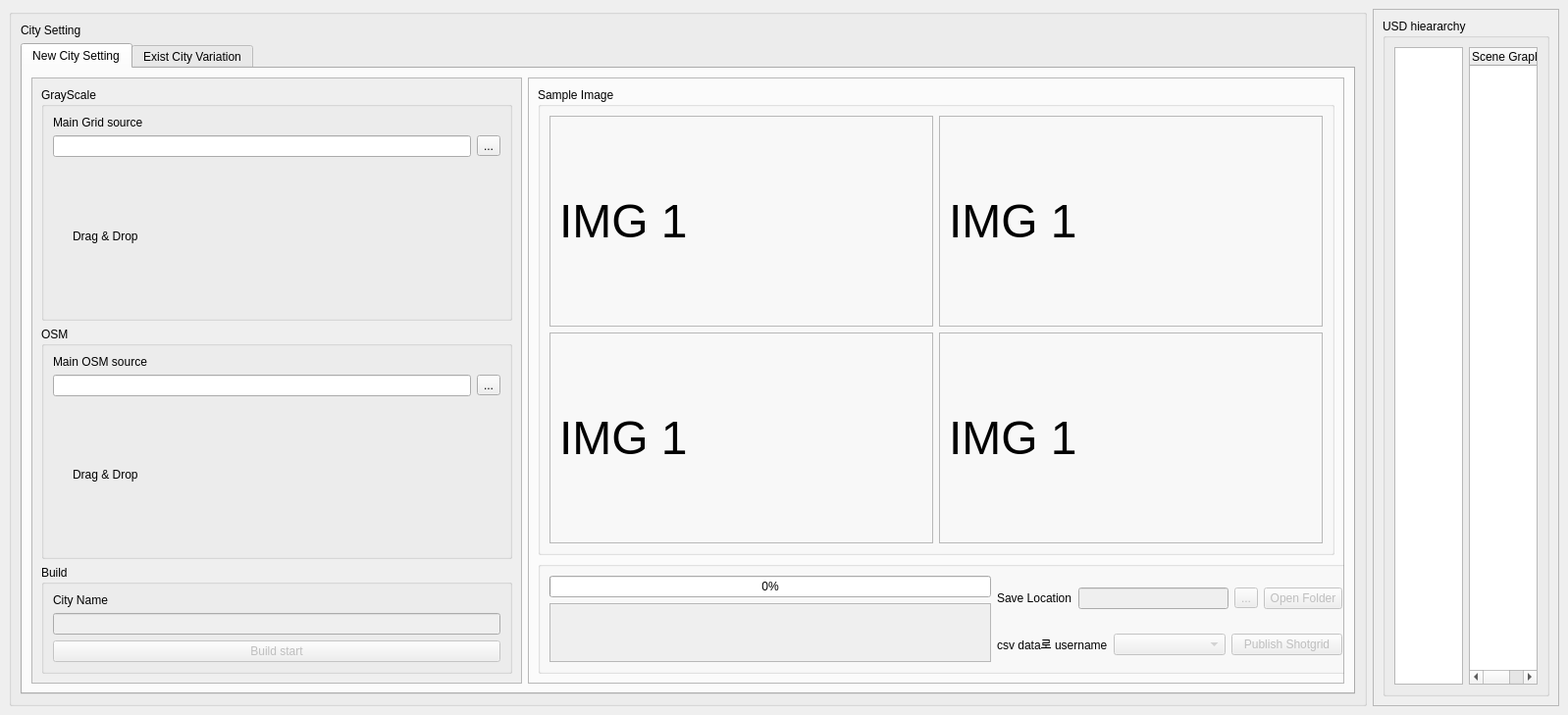
<?xml version="1.0" encoding="UTF-8"?>
<ui version="4.0">
 <class>MainWindow</class>
 <widget class="QMainWindow" name="MainWindow">
  <property name="geometry">
   <rect>
    <x>0</x>
    <y>0</y>
    <width>1574</width>
    <height>729</height>
   </rect>
  </property>
  <property name="windowTitle">
   <string>MainWindow</string>
  </property>
  <widget class="QWidget" name="centralwidget">
   <layout class="QGridLayout" name="gridLayout_5">
    <item row="0" column="0">
     <layout class="QVBoxLayout" name="verticalLayout">
      <item>
       <layout class="QHBoxLayout" name="horizontalLayout">
        <item>
         <widget class="QGroupBox" name="groupBox_9">
          <property name="title">
           <string/>
          </property>
          <layout class="QGridLayout" name="gridLayout_15">
           <item row="1" column="0">
            <widget class="QTabWidget" name="tabWidget">
             <property name="currentIndex">
              <number>0</number>
             </property>
             <widget class="QWidget" name="tab1">
              <attribute name="title">
               <string>New City Setting</string>
              </attribute>
              <layout class="QGridLayout" name="gridLayout_7">
               <item row="0" column="0">
                <widget class="QScrollArea" name="scrollArea">
                 <property name="minimumSize">
                  <size>
                   <width>500</width>
                   <height>0</height>
                  </size>
                 </property>
                 <property name="maximumSize">
                  <size>
                   <width>500</width>
                   <height>16777215</height>
                  </size>
                 </property>
                 <property name="widgetResizable">
                  <bool>true</bool>
                 </property>
                 <widget class="QWidget" name="scrollAreaWidgetContents">
                  <property name="geometry">
                   <rect>
                    <x>0</x>
                    <y>0</y>
                    <width>498</width>
                    <height>602</height>
                   </rect>
                  </property>
                  <layout class="QGridLayout" name="gridLayout_18">
                   <item row="0" column="0">
                    <widget class="QGroupBox" name="groupBox__grayscale">
                     <property name="title">
                      <string>GrayScale</string>
                     </property>
                     <layout class="QGridLayout" name="gridLayout_2">
                      <item row="0" column="0">
                       <layout class="QVBoxLayout" name="verticalLayout_2">
                        <item>
                         <widget class="QLabel" name="label__grid">
                          <property name="text">
                           <string>Main Grid source</string>
                          </property>
                         </widget>
                        </item>
                        <item>
                         <layout class="QHBoxLayout" name="horizontalLayout_2">
                          <item>
                           <widget class="QLineEdit" name="lineEdit__grid"/>
                          </item>
                          <item>
                           <widget class="QToolButton" name="toolButton__grid">
                            <property name="text">
                             <string>...</string>
                            </property>
                           </widget>
                          </item>
                         </layout>
                        </item>
                       </layout>
                      </item>
                      <item row="1" column="0">
                       <layout class="QHBoxLayout" name="horizontalLayout__dragdrop">
                        <item>
                         <spacer name="verticalSpacer_7">
                          <property name="orientation">
                           <enum>Qt::Vertical</enum>
                          </property>
                          <property name="sizeHint" stdset="0">
                           <size>
                            <width>20</width>
                            <height>40</height>
                           </size>
                          </property>
                         </spacer>
                        </item>
                        <item>
                         <widget class="QLabel" name="label_18">
                          <property name="text">
                           <string>Drag &amp; Drop</string>
                          </property>
                         </widget>
                        </item>
                        <item>
                         <spacer name="verticalSpacer_6">
                          <property name="orientation">
                           <enum>Qt::Vertical</enum>
                          </property>
                          <property name="sizeHint" stdset="0">
                           <size>
                            <width>20</width>
                            <height>40</height>
                           </size>
                          </property>
                         </spacer>
                        </item>
                       </layout>
                      </item>
                     </layout>
                    </widget>
                   </item>
                   <item row="1" column="0">
                    <widget class="QGroupBox" name="groupBox__osm">
                     <property name="title">
                      <string>OSM</string>
                     </property>
                     <layout class="QGridLayout" name="gridLayout_16">
                      <item row="0" column="0">
                       <layout class="QVBoxLayout" name="verticalLayout_6">
                        <item>
                         <layout class="QVBoxLayout" name="verticalLayout_5">
                          <item>
                           <widget class="QLabel" name="label__osm">
                            <property name="text">
                             <string>Main OSM source</string>
                            </property>
                           </widget>
                          </item>
                          <item>
                           <layout class="QHBoxLayout" name="horizontalLayout__osm">
                            <item>
                             <widget class="QLineEdit" name="lineEdit__osm"/>
                            </item>
                            <item>
                             <widget class="QToolButton" name="toolButton__osm">
                              <property name="text">
                               <string>...</string>
                              </property>
                             </widget>
                            </item>
                           </layout>
                          </item>
                         </layout>
                        </item>
                        <item>
                         <layout class="QHBoxLayout" name="horizontalLayout__osm_2">
                          <item>
                           <spacer name="verticalSpacer_9">
                            <property name="orientation">
                             <enum>Qt::Vertical</enum>
                            </property>
                            <property name="sizeHint" stdset="0">
                             <size>
                              <width>20</width>
                              <height>40</height>
                             </size>
                            </property>
                           </spacer>
                          </item>
                          <item>
                           <widget class="QLabel" name="label_19">
                            <property name="text">
                             <string>Drag &amp; Drop</string>
                            </property>
                           </widget>
                          </item>
                          <item>
                           <spacer name="verticalSpacer_8">
                            <property name="orientation">
                             <enum>Qt::Vertical</enum>
                            </property>
                            <property name="sizeHint" stdset="0">
                             <size>
                              <width>20</width>
                              <height>40</height>
                             </size>
                            </property>
                           </spacer>
                          </item>
                         </layout>
                        </item>
                       </layout>
                      </item>
                     </layout>
                    </widget>
                   </item>
                   <item row="2" column="0">
                    <widget class="QGroupBox" name="groupBox__name">
                     <property name="title">
                      <string>Build</string>
                     </property>
                     <layout class="QGridLayout" name="gridLayout_17">
                      <item row="0" column="0">
                       <layout class="QVBoxLayout" name="verticalLayout__name">
                        <item>
                         <widget class="QLabel" name="label_2">
                          <property name="text">
                           <string>City Name</string>
                          </property>
                         </widget>
                        </item>
                        <item>
                         <widget class="QLineEdit" name="lineEdit__city_name">
                          <property name="enabled">
                           <bool>false</bool>
                          </property>
                         </widget>
                        </item>
                        <item>
                         <widget class="QPushButton" name="pushButton__build">
                          <property name="enabled">
                           <bool>false</bool>
                          </property>
                          <property name="text">
                           <string>Build start</string>
                          </property>
                         </widget>
                        </item>
                       </layout>
                      </item>
                     </layout>
                    </widget>
                   </item>
                  </layout>
                 </widget>
                </widget>
               </item>
               <item row="0" column="1">
                <widget class="QFrame" name="frame__image">
                 <property name="minimumSize">
                  <size>
                   <width>832</width>
                   <height>390</height>
                  </size>
                 </property>
                 <property name="frameShape">
                  <enum>QFrame::StyledPanel</enum>
                 </property>
                 <property name="frameShadow">
                  <enum>QFrame::Raised</enum>
                 </property>
                 <layout class="QGridLayout" name="gridLayout_6">
                  <item row="0" column="0">
                   <widget class="QGroupBox" name="groupBox__image">
                    <property name="title">
                     <string>Sample Image</string>
                    </property>
                    <layout class="QGridLayout" name="gridLayout_4">
                     <item row="0" column="0">
                      <widget class="QFrame" name="frame__img1">
                       <property name="frameShape">
                        <enum>QFrame::StyledPanel</enum>
                       </property>
                       <property name="frameShadow">
                        <enum>QFrame::Raised</enum>
                       </property>
                       <layout class="QGridLayout" name="gridLayout_9">
                        <item row="0" column="0">
                         <widget class="QLabel" name="label">
                          <property name="baseSize">
                           <size>
                            <width>50</width>
                            <height>50</height>
                           </size>
                          </property>
                          <property name="font">
                           <font>
                            <pointsize>36</pointsize>
                           </font>
                          </property>
                          <property name="text">
                           <string>IMG 1              </string>
                          </property>
                         </widget>
                        </item>
                        <item row="0" column="1">
                         <spacer name="verticalSpacer">
                          <property name="orientation">
                           <enum>Qt::Vertical</enum>
                          </property>
                          <property name="sizeHint" stdset="0">
                           <size>
                            <width>20</width>
                            <height>40</height>
                           </size>
                          </property>
                         </spacer>
                        </item>
                       </layout>
                      </widget>
                     </item>
                     <item row="0" column="1">
                      <widget class="QFrame" name="frame__img2">
                       <property name="frameShape">
                        <enum>QFrame::StyledPanel</enum>
                       </property>
                       <property name="frameShadow">
                        <enum>QFrame::Raised</enum>
                       </property>
                       <layout class="QGridLayout" name="gridLayout_11">
                        <item row="0" column="0">
                         <widget class="QLabel" name="label_13">
                          <property name="baseSize">
                           <size>
                            <width>50</width>
                            <height>50</height>
                           </size>
                          </property>
                          <property name="font">
                           <font>
                            <pointsize>36</pointsize>
                           </font>
                          </property>
                          <property name="text">
                           <string>IMG 1              </string>
                          </property>
                         </widget>
                        </item>
                       </layout>
                      </widget>
                     </item>
                     <item row="1" column="0">
                      <widget class="QFrame" name="frame__img3">
                       <property name="frameShape">
                        <enum>QFrame::StyledPanel</enum>
                       </property>
                       <property name="frameShadow">
                        <enum>QFrame::Raised</enum>
                       </property>
                       <layout class="QGridLayout" name="gridLayout_10">
                        <item row="0" column="0">
                         <widget class="QLabel" name="label__img3">
                          <property name="baseSize">
                           <size>
                            <width>50</width>
                            <height>50</height>
                           </size>
                          </property>
                          <property name="font">
                           <font>
                            <pointsize>36</pointsize>
                           </font>
                          </property>
                          <property name="text">
                           <string>IMG 1              </string>
                          </property>
                         </widget>
                        </item>
                        <item row="0" column="1">
                         <spacer name="verticalSpacer_2">
                          <property name="orientation">
                           <enum>Qt::Vertical</enum>
                          </property>
                          <property name="sizeHint" stdset="0">
                           <size>
                            <width>20</width>
                            <height>40</height>
                           </size>
                          </property>
                         </spacer>
                        </item>
                       </layout>
                      </widget>
                     </item>
                     <item row="1" column="1">
                      <widget class="QFrame" name="frame__img4">
                       <property name="frameShape">
                        <enum>QFrame::StyledPanel</enum>
                       </property>
                       <property name="frameShadow">
                        <enum>QFrame::Raised</enum>
                       </property>
                       <layout class="QGridLayout" name="gridLayout_12">
                        <item row="0" column="0">
                         <widget class="QLabel" name="label_12">
                          <property name="baseSize">
                           <size>
                            <width>50</width>
                            <height>50</height>
                           </size>
                          </property>
                          <property name="font">
                           <font>
                            <pointsize>36</pointsize>
                           </font>
                          </property>
                          <property name="text">
                           <string>IMG 1              </string>
                          </property>
                         </widget>
                        </item>
                       </layout>
                      </widget>
                     </item>
                    </layout>
                   </widget>
                  </item>
                  <item row="1" column="0">
                   <widget class="QGroupBox" name="groupBox_10">
                    <property name="minimumSize">
                     <size>
                      <width>832</width>
                      <height>110</height>
                     </size>
                    </property>
                    <property name="title">
                     <string/>
                    </property>
                    <layout class="QGridLayout" name="gridLayout_8">
                     <item row="0" column="0" rowspan="2">
                      <layout class="QVBoxLayout" name="verticalLayout_7">
                       <item>
                        <widget class="QProgressBar" name="progressBar__build">
                         <property name="value">
                          <number>0</number>
                         </property>
                        </widget>
                       </item>
                       <item>
                        <widget class="QTextEdit" name="textEdit__log">
                         <property name="enabled">
                          <bool>false</bool>
                         </property>
                         <property name="minimumSize">
                          <size>
                           <width>450</width>
                           <height>60</height>
                          </size>
                         </property>
                         <property name="maximumSize">
                          <size>
                           <width>450</width>
                           <height>61</height>
                          </size>
                         </property>
                         <property name="readOnly">
                          <bool>true</bool>
                         </property>
                        </widget>
                       </item>
                      </layout>
                     </item>
                     <item row="0" column="1">
                      <layout class="QHBoxLayout" name="horizontalLayout__open">
                       <item>
                        <widget class="QLabel" name="label_7">
                         <property name="text">
                          <string>Save Location</string>
                         </property>
                        </widget>
                       </item>
                       <item>
                        <widget class="QLineEdit" name="lineEdit__open">
                         <property name="enabled">
                          <bool>false</bool>
                         </property>
                         <property name="readOnly">
                          <bool>true</bool>
                         </property>
                        </widget>
                       </item>
                       <item>
                        <widget class="QToolButton" name="toolButton__open">
                         <property name="enabled">
                          <bool>false</bool>
                         </property>
                         <property name="text">
                          <string>...</string>
                         </property>
                        </widget>
                       </item>
                       <item>
                        <widget class="QPushButton" name="pushButton__open">
                         <property name="enabled">
                          <bool>false</bool>
                         </property>
                         <property name="text">
                          <string>Open Folder</string>
                         </property>
                        </widget>
                       </item>
                      </layout>
                     </item>
                     <item row="1" column="1">
                      <layout class="QHBoxLayout" name="horizontalLayout__publish">
                       <item>
                        <widget class="QLabel" name="label__publish">
                         <property name="text">
                          <string>csv data로 username</string>
                         </property>
                        </widget>
                       </item>
                       <item>
                        <widget class="QComboBox" name="comboBox__usr">
                         <property name="enabled">
                          <bool>false</bool>
                         </property>
                        </widget>
                       </item>
                       <item>
                        <widget class="QPushButton" name="pushButton__publish">
                         <property name="enabled">
                          <bool>false</bool>
                         </property>
                         <property name="text">
                          <string>Publish Shotgrid</string>
                         </property>
                        </widget>
                       </item>
                      </layout>
                     </item>
                    </layout>
                   </widget>
                  </item>
                 </layout>
                </widget>
               </item>
              </layout>
             </widget>
             <widget class="QWidget" name="tab2__variation">
              <attribute name="title">
               <string>Exist City Variation</string>
              </attribute>
              <layout class="QGridLayout" name="gridLayout_13">
               <item row="3" column="1">
                <widget class="QGroupBox" name="groupBox_12">
                 <property name="title">
                  <string/>
                 </property>
                 <layout class="QGridLayout" name="gridLayout_32">
                  <item row="0" column="0">
                   <layout class="QHBoxLayout" name="horizontalLayout_9">
                    <item>
                     <widget class="QLabel" name="label_20">
                      <property name="text">
                       <string>Save Location</string>
                      </property>
                     </widget>
                    </item>
                    <item>
                     <widget class="QLineEdit" name="lineEdit_6"/>
                    </item>
                    <item>
                     <widget class="QToolButton" name="toolButton_5">
                      <property name="text">
                       <string>...</string>
                      </property>
                     </widget>
                    </item>
                    <item>
                     <widget class="QPushButton" name="pushButton_8">
                      <property name="text">
                       <string>Export Local</string>
                      </property>
                     </widget>
                    </item>
                   </layout>
                  </item>
                  <item row="1" column="0">
                   <layout class="QHBoxLayout" name="horizontalLayout_10">
                    <item>
                     <widget class="QLabel" name="label_21">
                      <property name="text">
                       <string>csv data로 username</string>
                      </property>
                     </widget>
                    </item>
                    <item>
                     <widget class="QComboBox" name="comboBox_4"/>
                    </item>
                    <item>
                     <widget class="QPushButton" name="pushButton_9">
                      <property name="text">
                       <string>Publish Shotgrid</string>
                      </property>
                     </widget>
                    </item>
                   </layout>
                  </item>
                 </layout>
                </widget>
               </item>
               <item row="1" column="0">
                <widget class="QScrollArea" name="scrollArea_2">
                 <property name="widgetResizable">
                  <bool>true</bool>
                 </property>
                 <widget class="QWidget" name="scrollAreaWidgetContents_2">
                  <property name="geometry">
                   <rect>
                    <x>0</x>
                    <y>0</y>
                    <width>442</width>
                    <height>520</height>
                   </rect>
                  </property>
                  <layout class="QGridLayout" name="gridLayout_14">
                   <item row="0" column="0">
                    <layout class="QVBoxLayout" name="verticalLayout_4">
                     <item>
                      <widget class="QFrame" name="frame_9">
                       <property name="frameShape">
                        <enum>QFrame::StyledPanel</enum>
                       </property>
                       <property name="frameShadow">
                        <enum>QFrame::Raised</enum>
                       </property>
                       <layout class="QGridLayout" name="gridLayout_21">
                        <item row="1" column="0">
                         <layout class="QHBoxLayout" name="horizontalLayout_4">
                          <item>
                           <widget class="QLabel" name="label_8">
                            <property name="text">
                             <string>Location</string>
                            </property>
                           </widget>
                          </item>
                          <item>
                           <widget class="QLineEdit" name="lineEdit_4"/>
                          </item>
                          <item>
                           <widget class="QToolButton" name="toolButton_3">
                            <property name="text">
                             <string>...</string>
                            </property>
                           </widget>
                          </item>
                         </layout>
                        </item>
                        <item row="3" column="0">
                         <layout class="QHBoxLayout" name="horizontalLayout_5">
                          <item>
                           <widget class="QLabel" name="label_9">
                            <property name="text">
                             <string>Select City</string>
                            </property>
                           </widget>
                          </item>
                          <item>
                           <widget class="QComboBox" name="comboBox_2"/>
                          </item>
                          <item>
                           <spacer name="horizontalSpacer">
                            <property name="orientation">
                             <enum>Qt::Horizontal</enum>
                            </property>
                            <property name="sizeHint" stdset="0">
                             <size>
                              <width>40</width>
                              <height>20</height>
                             </size>
                            </property>
                           </spacer>
                          </item>
                         </layout>
                        </item>
                        <item row="2" column="0">
                         <layout class="QVBoxLayout" name="verticalLayout_3">
                          <item>
                           <widget class="QFrame" name="frame_10">
                            <property name="frameShape">
                             <enum>QFrame::StyledPanel</enum>
                            </property>
                            <property name="frameShadow">
                             <enum>QFrame::Raised</enum>
                            </property>
                            <layout class="QGridLayout" name="gridLayout_22">
                             <item row="0" column="0">
                              <widget class="QLabel" name="label_4">
                               <property name="text">
                                <string>Drag &amp; Drop</string>
                               </property>
                               <property name="alignment">
                                <set>Qt::AlignCenter</set>
                               </property>
                              </widget>
                             </item>
                            </layout>
                           </widget>
                          </item>
                         </layout>
                        </item>
                       </layout>
                      </widget>
                     </item>
                     <item>
                      <widget class="QFrame" name="frame_16">
                       <property name="frameShape">
                        <enum>QFrame::StyledPanel</enum>
                       </property>
                       <property name="frameShadow">
                        <enum>QFrame::Raised</enum>
                       </property>
                       <layout class="QGridLayout" name="gridLayout_31">
                        <item row="0" column="0">
                         <widget class="QLabel" name="label_6">
                          <property name="text">
                           <string>weather FX</string>
                          </property>
                         </widget>
                        </item>
                        <item row="1" column="0">
                         <widget class="QLabel" name="label_10">
                          <property name="text">
                           <string>building setting</string>
                          </property>
                         </widget>
                        </item>
                       </layout>
                      </widget>
                     </item>
                    </layout>
                   </item>
                  </layout>
                 </widget>
                </widget>
               </item>
               <item row="1" column="1">
                <widget class="QFrame" name="frame_11">
                 <property name="frameShape">
                  <enum>QFrame::StyledPanel</enum>
                 </property>
                 <property name="frameShadow">
                  <enum>QFrame::Raised</enum>
                 </property>
                 <layout class="QGridLayout" name="gridLayout_25">
                  <item row="0" column="0">
                   <widget class="QGroupBox" name="groupBox_11">
                    <property name="title">
                     <string>Sample Image</string>
                    </property>
                    <layout class="QGridLayout" name="gridLayout_26">
                     <item row="0" column="1">
                      <widget class="QFrame" name="frame_12">
                       <property name="frameShape">
                        <enum>QFrame::StyledPanel</enum>
                       </property>
                       <property name="frameShadow">
                        <enum>QFrame::Raised</enum>
                       </property>
                       <layout class="QGridLayout" name="gridLayout_27">
                        <item row="0" column="0">
                         <widget class="QCheckBox" name="checkBox_6">
                          <property name="text">
                           <string>Image 1</string>
                          </property>
                         </widget>
                        </item>
                        <item row="1" column="0">
                         <widget class="QLabel" name="label_14">
                          <property name="baseSize">
                           <size>
                            <width>50</width>
                            <height>50</height>
                           </size>
                          </property>
                          <property name="font">
                           <font>
                            <pointsize>36</pointsize>
                           </font>
                          </property>
                          <property name="text">
                           <string>IMG 1              </string>
                          </property>
                         </widget>
                        </item>
                       </layout>
                      </widget>
                     </item>
                     <item row="1" column="1">
                      <widget class="QFrame" name="frame_13">
                       <property name="frameShape">
                        <enum>QFrame::StyledPanel</enum>
                       </property>
                       <property name="frameShadow">
                        <enum>QFrame::Raised</enum>
                       </property>
                       <layout class="QGridLayout" name="gridLayout_28">
                        <item row="0" column="0">
                         <widget class="QCheckBox" name="checkBox_7">
                          <property name="text">
                           <string>Image 1</string>
                          </property>
                         </widget>
                        </item>
                        <item row="1" column="0">
                         <widget class="QLabel" name="label_15">
                          <property name="baseSize">
                           <size>
                            <width>50</width>
                            <height>50</height>
                           </size>
                          </property>
                          <property name="font">
                           <font>
                            <pointsize>36</pointsize>
                           </font>
                          </property>
                          <property name="text">
                           <string>IMG 1              </string>
                          </property>
                         </widget>
                        </item>
                       </layout>
                      </widget>
                     </item>
                     <item row="1" column="0">
                      <widget class="QFrame" name="frame_14">
                       <property name="frameShape">
                        <enum>QFrame::StyledPanel</enum>
                       </property>
                       <property name="frameShadow">
                        <enum>QFrame::Raised</enum>
                       </property>
                       <layout class="QGridLayout" name="gridLayout_29">
                        <item row="1" column="0">
                         <widget class="QLabel" name="label_16">
                          <property name="baseSize">
                           <size>
                            <width>50</width>
                            <height>50</height>
                           </size>
                          </property>
                          <property name="font">
                           <font>
                            <pointsize>36</pointsize>
                           </font>
                          </property>
                          <property name="text">
                           <string>IMG 1              </string>
                          </property>
                         </widget>
                        </item>
                        <item row="0" column="0">
                         <widget class="QCheckBox" name="checkBox_3">
                          <property name="text">
                           <string>Image 1</string>
                          </property>
                         </widget>
                        </item>
                        <item row="1" column="1">
                         <spacer name="verticalSpacer_3">
                          <property name="orientation">
                           <enum>Qt::Vertical</enum>
                          </property>
                          <property name="sizeHint" stdset="0">
                           <size>
                            <width>20</width>
                            <height>40</height>
                           </size>
                          </property>
                         </spacer>
                        </item>
                       </layout>
                      </widget>
                     </item>
                     <item row="0" column="0">
                      <widget class="QFrame" name="frame_15">
                       <property name="frameShape">
                        <enum>QFrame::StyledPanel</enum>
                       </property>
                       <property name="frameShadow">
                        <enum>QFrame::Raised</enum>
                       </property>
                       <layout class="QGridLayout" name="gridLayout_30">
                        <item row="1" column="0">
                         <widget class="QLabel" name="label_17">
                          <property name="baseSize">
                           <size>
                            <width>50</width>
                            <height>50</height>
                           </size>
                          </property>
                          <property name="font">
                           <font>
                            <pointsize>36</pointsize>
                           </font>
                          </property>
                          <property name="text">
                           <string>IMG 1              </string>
                          </property>
                         </widget>
                        </item>
                        <item row="0" column="0">
                         <widget class="QCheckBox" name="checkBox_8">
                          <property name="text">
                           <string>Image 1</string>
                          </property>
                         </widget>
                        </item>
                        <item row="1" column="1">
                         <spacer name="verticalSpacer_4">
                          <property name="orientation">
                           <enum>Qt::Vertical</enum>
                          </property>
                          <property name="sizeHint" stdset="0">
                           <size>
                            <width>20</width>
                            <height>40</height>
                           </size>
                          </property>
                         </spacer>
                        </item>
                       </layout>
                      </widget>
                     </item>
                    </layout>
                   </widget>
                  </item>
                 </layout>
                </widget>
               </item>
               <item row="3" column="0">
                <widget class="QGroupBox" name="groupBox_13">
                 <property name="title">
                  <string/>
                 </property>
                 <layout class="QGridLayout" name="gridLayout_33">
                  <item row="0" column="0">
                   <widget class="QProgressBar" name="progressBar_3">
                    <property name="value">
                     <number>24</number>
                    </property>
                   </widget>
                  </item>
                  <item row="1" column="0">
                   <widget class="QPushButton" name="pushButton_10">
                    <property name="text">
                     <string>Build start</string>
                    </property>
                   </widget>
                  </item>
                 </layout>
                </widget>
               </item>
              </layout>
             </widget>
            </widget>
           </item>
           <item row="0" column="0">
            <widget class="QLabel" name="label_22">
             <property name="text">
              <string>City Setting</string>
             </property>
            </widget>
           </item>
          </layout>
         </widget>
        </item>
        <item>
         <widget class="QFrame" name="frame">
          <property name="frameShape">
           <enum>QFrame::StyledPanel</enum>
          </property>
          <property name="frameShadow">
           <enum>QFrame::Raised</enum>
          </property>
          <layout class="QGridLayout" name="gridLayout_3">
           <item row="0" column="0">
            <widget class="QGroupBox" name="groupBox_2">
             <property name="title">
              <string>USD hieararchy</string>
             </property>
             <layout class="QGridLayout" name="gridLayout">
              <item row="0" column="0">
               <widget class="QTreeView" name="treeView"/>
              </item>
              <item row="0" column="1">
               <widget class="QTreeWidget" name="treeWidget">
                <property name="columnCount">
                 <number>5</number>
                </property>
                <column>
                 <property name="text">
                  <string>Scene Graph Path</string>
                 </property>
                </column>
                <column>
                 <property name="text">
                  <string>Primitive Type</string>
                 </property>
                </column>
                <column>
                 <property name="text">
                  <string>Variants</string>
                 </property>
                </column>
                <column>
                 <property name="text">
                  <string>Kind</string>
                 </property>
                </column>
                <column>
                 <property name="text">
                  <string>Draw Mode</string>
                 </property>
                </column>
               </widget>
              </item>
             </layout>
            </widget>
           </item>
          </layout>
         </widget>
        </item>
       </layout>
      </item>
     </layout>
    </item>
   </layout>
  </widget>
  <widget class="QMenuBar" name="menubar">
   <property name="geometry">
    <rect>
     <x>0</x>
     <y>0</y>
     <width>1574</width>
     <height>22</height>
    </rect>
   </property>
  </widget>
 </widget>
 <resources/>
 <connections/>
</ui>
